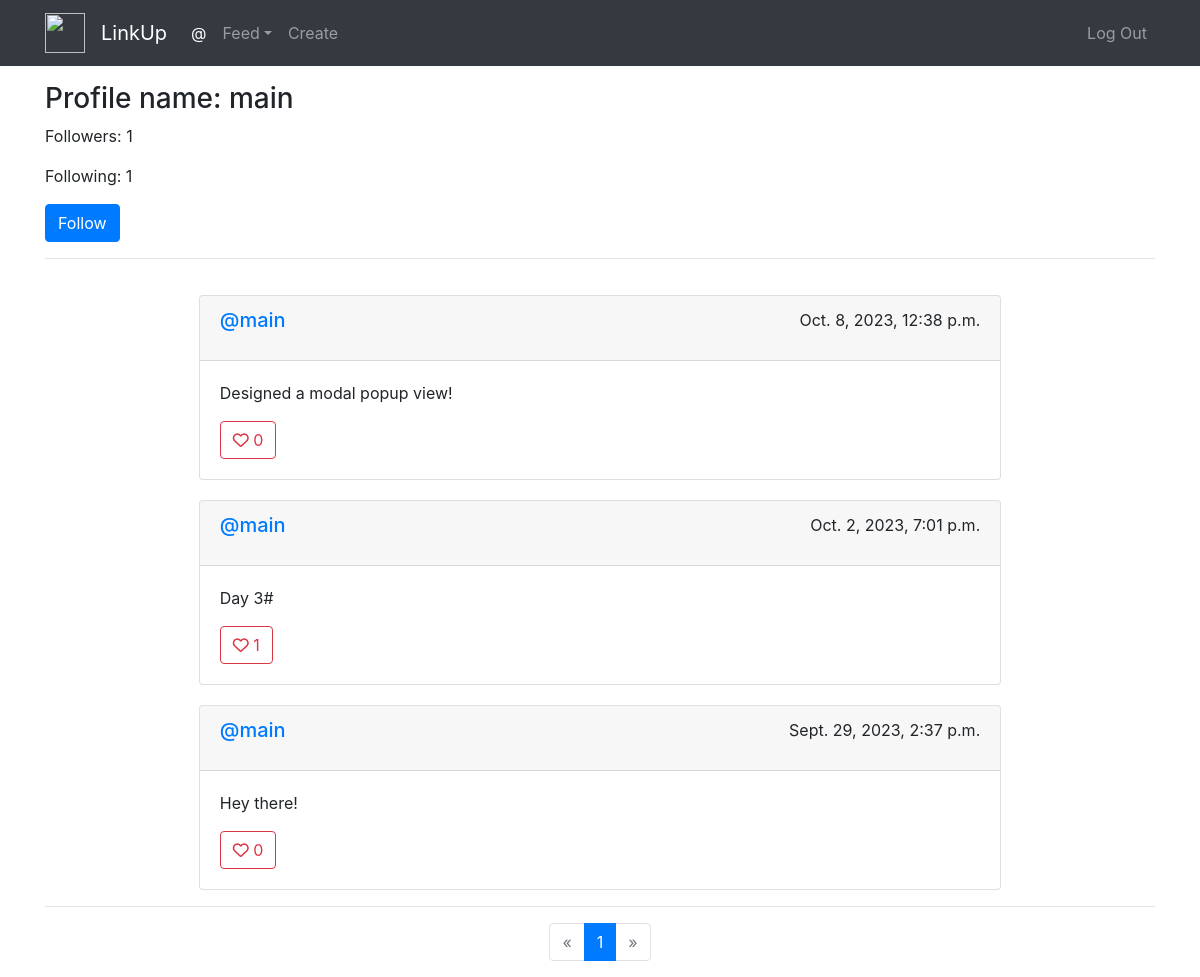
The page /profile/2 on the database its author committed.
### network/models.py (models this page shows, shortened)
class User(AbstractUser):
    followers = models.ManyToManyField('self',blank=True,related_name='user_followers',symmetrical=False)
    following = models.ManyToManyField('self',blank=True,related_name='user_following',symmetrical=False)

class Post(models.Model):
    user = models.ForeignKey("User", on_delete=models.CASCADE, related_name="author")
    body = models.TextField(blank=True)
    timestamp = models.DateTimeField(auto_now_add=True)
    likes = models.ManyToManyField(User, blank=True, related_name="likes")

### network/views.py (the view)
# urls.py: path("profile/<int:post_user>", views.user_profile, name="user"),
def user_profile(request, post_user):
    current_user = request.user
    user = User.objects.get(id=post_user)
    if current_user == user:
        return profile(request)
    else:
        p = Paginator(Post.objects.filter(user=user).order_by("-timestamp").all(), 10)
        page = request.GET.get('page')
        posts = p.get_page(page)
        IsFollowing = False
        if current_user.is_authenticated:
            IsFollowing = user in current_user.user_following.all()
        followers = user.user_followers.all()
        following = user.user_following.all()
        liked_posts = get_liked_posts(request)
        return render(request, "network/user_profile.html", {
            "posts": posts,
            "user": user,
            "IsFollowing": IsFollowing,
            "followers": followers,
            "following": following,
            "liked_posts": liked_posts
        })

### network/views.py (called while the page is built)
def get_liked_posts(request):
    liked_posts = []
    if request.user.is_authenticated:
        current_user = request.user
        liked_posts = current_user.likes.values_list('id', flat=True)
    return liked_posts

### network/templates/network/user_profile.html (shortened to what this page needs)
{% extends "network/layout.html" %}
{% load static %}
{% block body %}
<div class="container mt-3">
    <div class="body">
        <h3 class="heading">Profile name: {{ user }}</h3><p style="display: none;" data-id="{{ user.id }}" id="user_id">ID: {{ user.id }}</p>
        <p>Followers: {{ followers.count }}</p>
        <p>Following: {{ following.count }}</p>
        {% if request.user.is_authenticated %}
            {% if IsFollowing %}
                <a href="{% url 'unfollow' user.id %}" class="btn btn-primary" id="unfollow-btn">Unfollow</a>
            {% else %}
                <a href="{% url 'follow' user.id %}" class="btn btn-primary" id="follow-btn">Follow</a>
            {% endif %}
        {% else %}
            <a href="#" class="btn btn-primary" id="follow-btn">Follow</a>
        {% endif %}
        <hr>
        <div class="container w-75">
            <div class="row g-3">
                {% for post in posts %}
                    <div class="col-12 col-md-12 col-lg-12" style="margin-top: 20px;">
                        <div class="card">
                            <div class="space-for-buttons card-header">
                                <h5><a href="{% url 'user' post.user.id %}">@{{ post.user }}</a></h5>
                                <p> {{ post.timestamp }}</p>
                            </div>
                            <div class="card-body">
                            <p class="card-text">{{ post.body }}</p>
                            {% if request.user.is_authenticated %}
                                    <button type="button" class="btn btn-outline-danger" value="{{ post.id }}">
                                        {% if post.id in liked_posts %}
                                            <i class="fa-solid fa-heart" id="{{ post.id }}"></i>
                                        {% else %}
                                            <i class="fa-regular fa-heart" id="{{ post.id }}"></i>
                                        {% endif %}
                                        <span id="like-count-{{ post.id }}">{{ post.likes.count }}</span>
                                    </button>
                            {% else %}
                                <button type="button" class="btn btn-outline-danger">
                                    <i class="fa-regular fa-heart"></i>
                                    {{ post.likes.count }}
                                </button>
                            {% endif %}
                            </div>
                        </div>
                    </div>
                {% empty %}
                    <li>You do not have any active listings yet.</li>
                {% endfor %}
            </div>
        </div>
        {% if posts.paginator.num_pages > 0 %}
            <hr>
            <nav aria-label="Page navigation example">
                <ul class="pagination justify-content-center">
                    {% if posts.has_previous %}
                        <li class="page-item">
                            <a class="page-link" href="?page={{ posts.previous_page_number }}" aria-label="Previous">
                            <span aria-hidden="true">&laquo;</span>
                            </a>
                        </li>
                    {% else %}
                        <li class="page-item disabled">
                            <a class="page-link" href="#" aria-label="Previous">
                            <span aria-hidden="true">&laquo;</span>
                            </a>
                        </li>
                    {% endif %}
                    {% for i in posts.paginator.page_range %}
                        {% if i == posts.number %}
                            <li class="page-item active" aria-current="page">
                                <span class="page-link">{{ i }}</span>
                            </li>
                        {% elif i > posts.number|add:'-2' and i < posts.number|add:'2' %}
                            <li class="page-item"><a class="page-link" href="?page={{ i }}">{{ i }}</a></li>
                        {% endif %}
                    {% endfor %}
                    {% if posts.has_next %}
                        <li class="page-item">
                            <a class="page-link" href="?page={{ posts.next_page_number }}" aria-label="Next">
                                <span aria-hidden="true">&raquo;</span>
                            </a>
                        </li>
                    {% else %}
                        <li class="page-item disabled">
                            <a class="page-link" href="#" aria-label="Next">
                                <span aria-hidden="true">&raquo;</span>
                            </a>
                        </li>
                    {% endif %}
                </ul>
            </nav>
        {% endif %}
    </div>
</div>
{% endblock %}

### network/static/network/styles.css (style rules this page uses)
.space-for-buttons { display: flex; justify-content: space-between; }

### rows shown on the page
User: username "main"
Post: user "main", timestamp "Oct. 8, 2023, 12:38 p.m.", body "Designed a modal popup view!", likes.count "0"
Post: user "main", timestamp "Oct. 2, 2023, 7:01 p.m.", body "Day 3#", likes.count "1"
Post: user "main", timestamp "Sept. 29, 2023, 2:37 p.m.", body "Hey there!", likes.count "0"

### other values the page prints
{{ followers.count }} "1"
{{ following.count }} "1"
{{ i }} "1"
